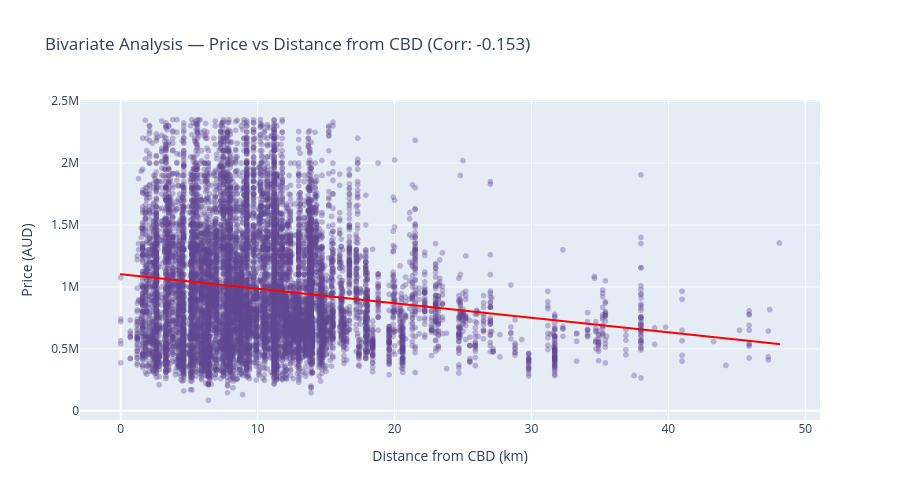

The notebook cell this image was saved under:
### Markdown cell above
**Scatter Plot with an Ordinary Least Squares (OLS) Trendline**
- Distance and Price are continuous numeric variables, the standard visual for correlation is a Scatter Plot with an Ordinary Least Squares (OLS) Trendline.

### Code cell
# Scatter plot with trendline to visualize correlation
fig = px.scatter(
    df_clean,
    x='Distance',
    y='Price',
    trendline='ols',
    trendline_color_override='red',
    opacity=0.35,
    title='Bivariate Analysis — Price vs Distance from CBD (Corr: -0.153)',
    color_discrete_sequence=[Pallet[0]]
)

fig.update_layout(
    xaxis_title='Distance from CBD (km)',
    yaxis_title='Price (AUD)',
    height=500
)

fig.show()

### Figure 1 — Plotly figure (JSON) as saved in the notebook; plotly's stock layout.template omitted (floating-point values rounded to 4 significant figures; data arrays with more than 128 entries replaced by an {"elided": "..."} marker saying what was removed)
{"data": [{"hovertemplate": "Distance=%{x}<br>Price=%{y}<extra></extra>", "legendgroup": "", "marker": {"color": "rgb(95, 70, 144)", "opacity": 0.35, "symbol": "circle"}, "mode": "markers", "name": "", "showlegend": false, "type": "scattergl", "x": {"elided": "12967 float values"}, "xaxis": "x", "y": {"elided": "12967 float values"}, "yaxis": "y"}, {"hovertemplate": "<b>OLS trendline</b><br>Price = -11725.3 * Distance + 1.10271e+06<br>R<sup>2</sup>=0.023497<br><br>Distance=%{x}<br>Price=%{y} <b>(trend)</b><extra></extra>", "legendgroup": "", "line": {"color": "red"}, "marker": {"color": "rgb(95, 70, 144)", "symbol": "circle"}, "mode": "lines", "name": "", "showlegend": false, "type": "scattergl", "x": {"elided": "12967 float values"}, "xaxis": "x", "y": {"elided": "12967 float values"}, "yaxis": "y"}], "layout": {"height": 500, "legend": {"tracegroupgap": 0}, "title": {"text": "Bivariate Analysis — Price vs Distance from CBD (Corr: -0.153)"}, "xaxis": {"anchor": "y", "domain": [0, 1], "title": {"text": "Distance from CBD (km)"}}, "yaxis": {"anchor": "x", "domain": [0, 1], "title": {"text": "Price (AUD)"}}}}
